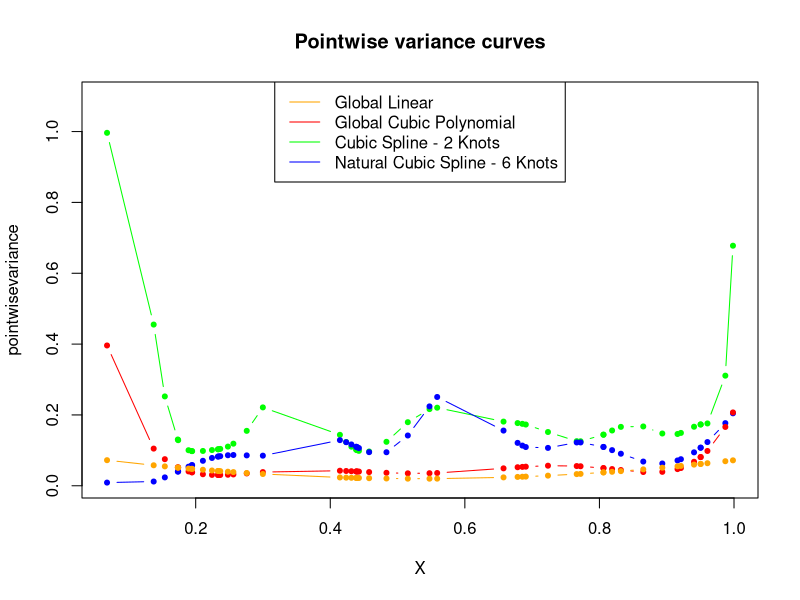

This figure's R source:
library(splines)
n=50
v1=runif(n,0,1)
v1=sort(v1)
X=cbind(1,v1,v1^2,v1^3)
eps=rnorm(length(v1))
### coefficients
beta <- c(4.4678,1.4908,-0.1316,0.1876)
Y=X%*%beta+eps
#Y=cos(v1)+eps


#global linear
X1=cbind(1,v1)
H4=X1%*%solve(t(X1)%*%X1)%*%t(X1)
yhat_4=H4%*%Y
sigma2_4=(1/(n-ncol(X1)))*sum((yhat_4-Y)^2)
var4=diag(H4)


#Global cubic ploynomial
P=poly(v1,3)
H3=P%*%solve(t(P)%*%P)%*%t(P)
yhat_3=H3%*%Y
sigma2_3=(1/(n-ncol(P)))*sum((yhat_3-Y)^2)
var3=diag(H3)


###cubic spline 2 knots
N=bs(v1,knots=c(0.33,0.66),degree =6)
N=cbind(1,N)
H=N%*%solve(t(N)%*%N)%*%t(N)
yhat_1=H%*%Y
sigma2_1=(1/(n-ncol(N)))*sum((yhat_1-Y)^2)
var1=diag(H)


###natural cubic spline 6 knots
v=seq(0.1,0.9,length=6)
N2=ns(x = v1,knots = v[2:5],Boundary.knots = c(0.1,0.9),df = 6)
H2=N2%*%solve(t(N2)%*%N2)%*%t(N2)
yhat_2=H2%*%Y
sigma2_2=(1/(n-ncol(N2)))*sum((yhat_2-Y)^2)
var2=diag(H2)



minY=min(var1,var2,var3,var4)
maxY=max(var1,var2,var3,var4)
plot(v1,var1,pch=20,type='b',ylim=c(minY,maxY+0.1),col="green",
     xlab = "X",ylab = "pointwisevariance",main = "Pointwise variance curves")
lines(v1,var2,pch=20,type='b',col="blue")
lines(v1,var3,pch=20,type='b',col="red")
lines(v1,var4,pch=20,type='b',col="orange")
legend("top",legend=c("Global Linear","Global Cubic Polynomial","Cubic Spline - 2 Knots","Natural Cubic Spline - 6 Knots"),
       col=c("orange","red","green","blue"),lty=1)
